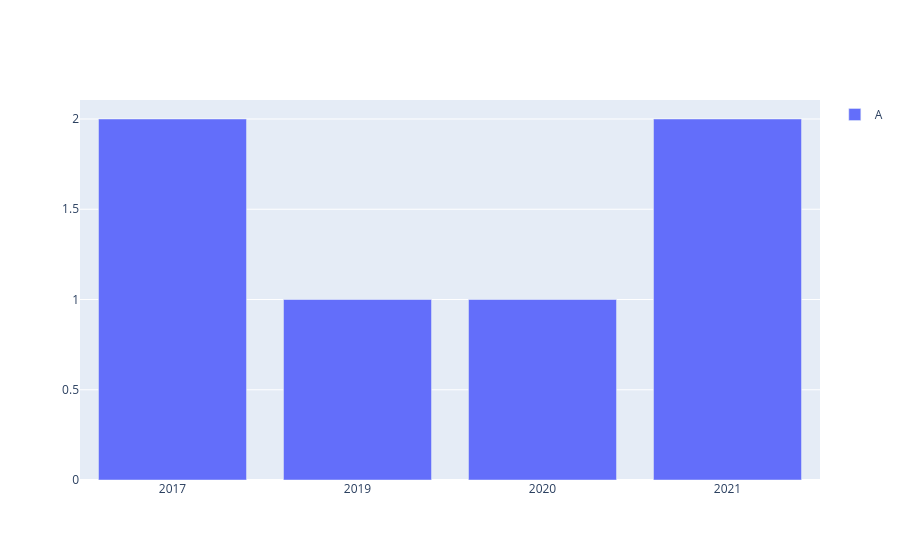

Write notebook code for a chart like this one.
### Code cell
import plotly.graph_objects as go

fig = go.Figure()

fig.add_trace(
    go.Bar(
        x = df1.index,
        y = df1["grade"],
        name = "A",
        showlegend=True
    )
)

fig.show()

### Figure 1 — Plotly figure (JSON) as saved in the notebook; plotly's stock layout.template omitted (floating-point values rounded to 4 significant figures)
{"data": [{"name": "A", "showlegend": true, "type": "bar", "x": ["2017", "2019", "2020", "2021"], "y": [2, 1, 1, 2]}], "layout": {}}
